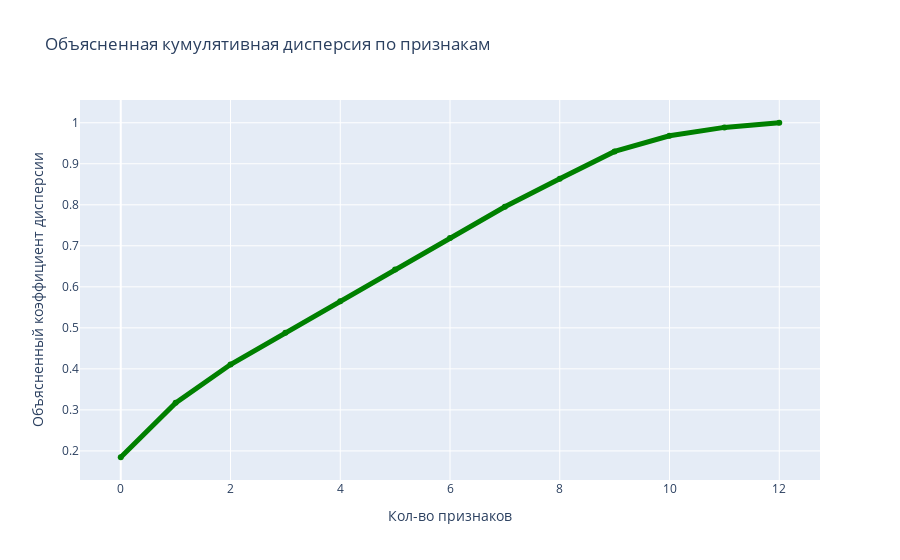

The cell this chart's notebook holds for it:
### Code cell
fig = px.line(
    x=range(X_pca.shape[1]),
    y=cum_var_exp,
    markers=True,
    labels={"x": "Кол-во признаков", "y": "Объясненный коэффициент дисперсии"},
    title='Объясненная кумулятивная дисперсия по признакам'
)
fig.update_traces(line_color='green', line_width=5)
fig.show()

### Figure 1 — Plotly figure (JSON) as saved in the notebook; plotly's stock layout.template omitted (floating-point values rounded to 4 significant figures)
{"data": [{"hovertemplate": "Кол-во признаков=%{x}<br>Объясненный коэффициент дисперсии=%{y}<extra></extra>", "legendgroup": "", "line": {"color": "green", "dash": "solid", "width": 5}, "marker": {"symbol": "circle"}, "mode": "lines+markers", "name": "", "orientation": "v", "showlegend": false, "type": "scatter", "x": [0, 1, 2, 3, 4, 5, 6, 7, 8, 9, 10, 11, 12], "xaxis": "x", "y": [0.1845, 0.3171, 0.4105, 0.4881, 0.565, 0.642, 0.7189, 0.7952, 0.8636, 0.93, 0.9682, 0.9887, 1.0], "yaxis": "y"}], "layout": {"legend": {"tracegroupgap": 0}, "title": {"text": "Объясненная кумулятивная дисперсия по признакам"}, "xaxis": {"anchor": "y", "domain": [0, 1], "title": {"text": "Кол-во признаков"}}, "yaxis": {"anchor": "x", "domain": [0, 1], "title": {"text": "Объясненный коэффициент дисперсии"}}}}
